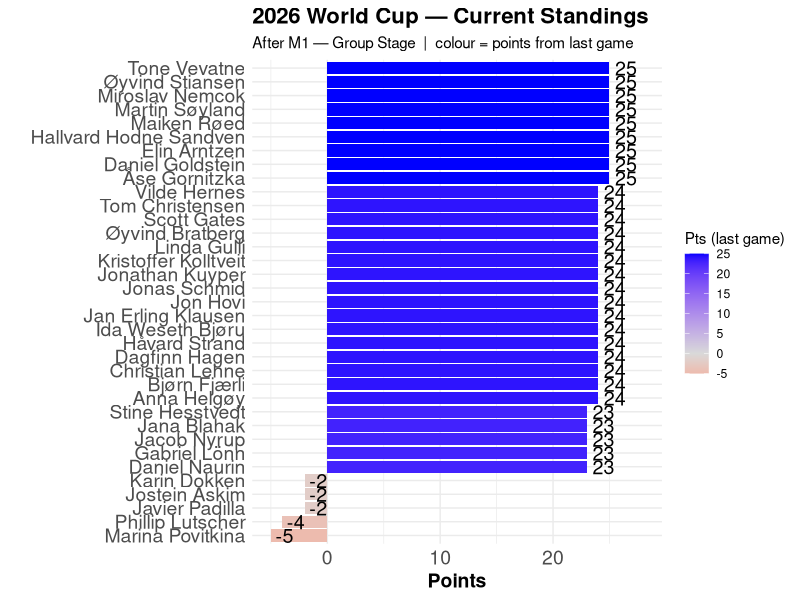

This chart was generated by the following R code: (Note: this script raises an error after producing the figure.)
## ---- chunk 1

library(tidyverse)
library(igraph)
library(readxl)
library(knitr)

knitr::opts_chunk$set(out.width = "100%")

## ---- chunk 2
#| label: graph
#| echo: false
#| warning: false
#| fig-height: 10
#| fig-width: 10


library(tidyverse)

invisible(capture.output(Sys.setlocale()))

# ── Parameter ─────────────────────────────────────────────────────────────────
lag <- 1   # number of games back for the colour fill; change as needed

# ── Load data ─────────────────────────────────────────────────────────────────
df <- read_delim(here::here("gData", "standings.csv"), delim = ";",
                 locale = locale(encoding = "UTF-8"),
                 show_col_types = FALSE) |>
  mutate(full_name = if_else(is.na(full_name) | full_name == "", player, full_name))

last_match_no  <- max(df$match)
last_stage     <- df |> filter(match == last_match_no) |> pull(stage) |> first()
played_matches <- sort(unique(df$match))

# Score lag games ago (or 0 if fewer games have been played)
lag_match <- if (length(played_matches) > lag) {
  played_matches[length(played_matches) - lag]
} else {
  NA_integer_
}

lag_scores <- if (!is.na(lag_match)) {
  df |> filter(match == lag_match) |> select(player, lag_score = cumulative)
} else {
  tibble(player = unique(df$player), lag_score = 0L)
}

# ── Current standings ─────────────────────────────────────────────────────────
hbar <- df |>
  filter(match == last_match_no) |>
  left_join(lag_scores, by = "player") |>
  mutate(
    lag_score = replace_na(lag_score, 0L),
    diff      = cumulative - lag_score,
    full_name = fct_reorder(full_name, cumulative)
  )

lag_label <- if (lag == 1) "last game" else paste0("last ", lag, " games")

# ── Plot ──────────────────────────────────────────────────────────────────────
p <- ggplot(hbar, aes(x = full_name, y = cumulative, fill = diff)) +
  geom_col() +
  scale_y_continuous(limits = c(min(min(hbar$cumulative), 0), max(hbar$cumulative) * 1.12)) +
  coord_flip() +
  scale_fill_gradient2(low = "red", high = "blue", mid = "grey85", midpoint = 0,
                       name = paste0("Pts (", lag_label, ")")) +
  geom_text(aes(label = cumulative), hjust = -0.25, size = 5) +
  ylab("Points") +
  xlab(" ") +
  labs(
    title    = "2026 World Cup — Current Standings",
    subtitle = paste0("After M", last_match_no, " — ", last_stage,
                      "  |  colour = points from ", lag_label)
  ) +
  theme_minimal() +
  theme(
    axis.text  = element_text(size = 14),
    axis.title = element_text(size = 14, face = "bold"),
    plot.title = element_text(face = "bold", size = 16)
  )
ggsave(here::here("posts", "2026-06-11-and-we-are-off", "standings.png"),
       width = 10, height = 10, dpi = 150)


## ---- chunk 3
knitr::include_graphics("standings.png")
